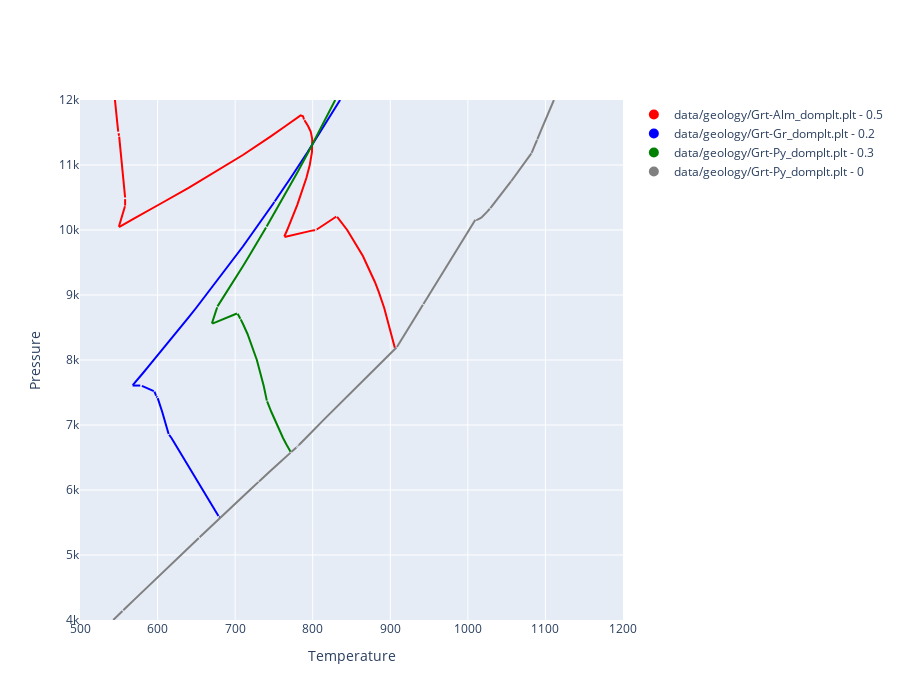

The code cell stored with this chart in its notebook:
### Code cell
config = [
    {
        'filename': "data/geology/Grt-Alm_domplt.plt",
        'value': 0.5,
        'color':'red'
    },{
        'filename': "data/geology/Grt-Gr_domplt.plt",
        'value': 0.2,
        'color':'blue'
    },{
        'filename': "data/geology/Grt-Py_domplt.plt",
        'value': 0.3,
        'color':'green'
    },{
        'filename': "data/geology/Grt-Py_domplt.plt",
        'value': 0,
        'color':'gray'
    }
]
plot(config)

### Figure 1 — Plotly figure (JSON) as saved in the notebook; plotly's stock layout.template omitted (floating-point values rounded to 4 significant figures)
{"data": [{"line": {"color": "red"}, "mode": "lines", "name": "data/geology/Grt-Alm_domplt.plt - 0.5", "showlegend": false, "type": "scatter", "x": ["905.85", "905.78", "905.58", "902.50", "901.47", "892.18", "885.00", "880.15", "864.70", "850.00", "844.46", "832.50", "831.61", "831.41"], "y": ["8187.5", "8188.3", "8200.0", "8353.9", "8400.0", "8800.0", "9050.8", "9200.0", "9600.0", "9900.8", "10000.0", "10186.7", "10200.0", "10202.3"]}, {"line": {"color": "red"}, "mode": "lines", "name": "data/geology/Grt-Alm_domplt.plt - 0.5", "showlegend": false, "type": "scatter", "x": ["558.17", "558.17", "558.17", "558.17"], "y": ["10375.0", "10400.0", "10450.0", "10475.0"]}, {"line": {"color": "red"}, "mode": "lines", "name": "data/geology/Grt-Alm_domplt.plt - 0.5", "showlegend": false, "type": "scatter", "x": ["550.31", "551.06", "552.50", "570.00", "603.15", "640.00", "710.00", "715.95", "745.00", "765.03", "771.25", "776.79", "780.00", "782.80", "784.38", "787.45", "788.75", "788.82"], "y": ["10044.5", "10050.0", "10060.2", "10178.9", "10400.0", "10649.2", "11153.9", "11200.0", "11433.6", "11600.0", "11652.3", "11700.0", "11727.3", "11750.0", "11763.3", "11750.0", "11700.8", "11700.0"]}, {"line": {"color": "red"}, "mode": "lines", "name": "data/geology/Grt-Alm_domplt.plt - 0.5", "showlegend": false, "type": "scatter", "x": ["763.39", "767.08", "780.00", "780.48", "786.49", "791.83", "796.20", "797.50", "799.07", "799.35", "797.50", "794.01", "793.12", "791.28", "790.94", "789.91", "789.84", "789.37"], "y": ["9900.0", "10000.0", "10383.6", "10400.0", "10600.0", "10800.0", "11000.0", "11078.9", "11200.0", "11400.0", "11510.2", "11600.0", "11616.4", "11650.0", "11655.5", "11675.0", "11675.8", "11687.5"]}, {"line": {"color": "red"}, "mode": "lines", "name": "data/geology/Grt-Alm_domplt.plt - 0.5", "showlegend": false, "type": "scatter", "x": ["558.17", "557.35", "555.71", "552.43", "550.79", "550.65", "550.52"], "y": ["10500.0", "10600.0", "10800.0", "11200.0", "11400.0", "11425.0", "11437.5"]}, {"line": {"color": "red"}, "mode": "lines", "name": "data/geology/Grt-Alm_domplt.plt - 0.5", "showlegend": false, "type": "scatter", "x": ["549.29", "549.22", "549.15", "549.01", "548.47", "545.05"], "y": ["11512.5", "11522.7", "11525.0", "11550.0", "11600.0", "12000.0"]}, {"line": {"color": "red"}, "mode": "lines", "name": "data/geology/Grt-Alm_domplt.plt - 0.5", "showlegend": false, "type": "scatter", "x": ["763.59", "764.69", "765.99", "771.25", "780.00", "797.50", "801.88", "802.97"], "y": ["9891.4", "9894.5", "9900.0", "9918.0", "9946.1", "9986.7", "9994.5", "9996.1"]}, {"line": {"color": "red"}, "mode": "lines", "name": "data/geology/Grt-Alm_domplt.plt - 0.5", "showlegend": false, "type": "scatter", "x": ["804.06", "804.27"], "y": ["9997.7", "10000.0"]}, {"line": {"color": "red"}, "mode": "lines", "name": "data/geology/Grt-Alm_domplt.plt - 0.5", "showlegend": false, "type": "scatter", "x": ["805.16", "805.91", "806.25", "815.00", "829.56", "830.31"], "y": ["10007.0", "10012.5", "10014.8", "10085.2", "10200.0", "10205.5"]}, {"line": {"color": "red"}, "mode": "lines", "name": "data/geology/Grt-Alm_domplt.plt - 0.5", "showlegend": false, "type": "scatter", "x": ["550.11", "551.34", "552.50", "553.80", "556.26", "556.88", "557.63", "557.90", "557.97"], "y": ["10050.0", "10100.0", "10149.2", "10200.0", "10300.0", "10322.7", "10350.0", "10362.5", "10364.8"]}, {"line": {"color": "red"}, "mode": "lines", "name": "data/geology/Grt-Alm_domplt.plt - 0.5", "showlegend": false, "type": "scatter", "x": ["549.42"], "y": ["11500.0"]}, {"line": {"color": "red"}, "mode": "lines", "name": "data/geology/Grt-Alm_domplt.plt - 0.5", "showlegend": false, "type": "scatter", "x": ["550.38", "550.31", "549.97", "549.70"], "y": ["11450.0", "11453.9", "11475.0", "11487.5"]}, {"line": {"color": "red"}, "mode": "lines", "name": "data/geology/Grt-Alm_domplt.plt - 0.5", "showlegend": false, "type": "scatter", "x": ["906.12"], "y": ["8175.0"]}, {"line": {"color": "red"}, "mode": "lines", "name": "data/geology/Grt-Alm_domplt.plt - 0.5", "showlegend": false, "type": "scatter", "x": ["558.17"], "y": ["10487.5"]}, {"marker": {"color": "red", "size": 10}, "mode": "markers", "name": "data/geology/Grt-Alm_domplt.plt - 0.5", "showlegend": true, "type": "scatter", "x": [null], "y": [null]}, {"line": {"color": "blue"}, "mode": "lines", "name": "data/geology/Grt-Gr_domplt.plt - 0.2", "showlegend": false, "type": "scatter", "x": ["678.49", "640.00", "638.70", "617.92", "614.91", "614.84"], "y": ["5600.0", "6372.7", "6400.0", "6800.0", "6850.0", "6850.8"]}, {"line": {"color": "blue"}, "mode": "lines", "name": "data/geology/Grt-Gr_domplt.plt - 0.2", "showlegend": false, "type": "scatter", "x": ["614.23", "613.96", "613.75", "613.41", "611.08", "606.03", "605.00", "600.56", "600.15"], "y": ["6862.5", "6875.0", "6883.6", "6900.0", "7000.0", "7200.0", "7238.3", "7400.0", "7412.5"]}, {"line": {"color": "blue"}, "mode": "lines", "name": "data/geology/Grt-Gr_domplt.plt - 0.2", "showlegend": false, "type": "scatter", "x": ["568.02", "568.91", "568.97", "570.00", "570.75", "574.17", "578.75", "581.28", "587.50", "595.22", "640.00", "649.64", "701.04", "710.00", "748.76", "749.38", "750.13", "750.47"], "y": ["7612.5", "7624.2", "7625.0", "7639.8", "7650.0", "7700.0", "7764.8", "7800.0", "7889.8", "8000.0", "8655.5", "8800.0", "9600.0", "9746.1", "10400.0", "10411.7", "10425.0", "10430.5"]}, {"line": {"color": "blue"}, "mode": "lines", "name": "data/geology/Grt-Gr_domplt.plt - 0.2", "showlegend": false, "type": "scatter", "x": ["750.95", "751.56", "751.63", "753.75", "754.50", "760.24", "762.50", "771.46", "780.00", "793.47", "835.30"], "y": ["10437.5", "10449.2", "10450.0", "10486.7", "10500.0", "10600.0", "10641.4", "10800.0", "10953.9", "11200.0", "12000.0"]}, {"line": {"color": "blue"}, "mode": "lines", "name": "data/geology/Grt-Gr_domplt.plt - 0.2", "showlegend": false, "type": "scatter", "x": ["567.81", "568.91", "570.00", "574.38", "576.56", "577.66"], "y": ["7607.0", "7607.0", "7607.0", "7607.0", "7607.0", "7607.0"]}, {"line": {"color": "blue"}, "mode": "lines", "name": "data/geology/Grt-Gr_domplt.plt - 0.2", "showlegend": false, "type": "scatter", "x": ["595.16", "594.40", "594.06", "591.88", "589.76", "587.50", "580.05", "579.84"], "y": ["7521.1", "7525.0", "7527.3", "7538.3", "7550.0", "7561.7", "7600.0", "7600.8"]}, {"line": {"color": "blue"}, "mode": "lines", "name": "data/geology/Grt-Gr_domplt.plt - 0.2", "showlegend": false, "type": "scatter", "x": ["598.10", "596.46", "596.25", "596.04"], "y": ["7450.0", "7500.0", "7508.6", "7512.5"]}, {"line": {"color": "blue"}, "mode": "lines", "name": "data/geology/Grt-Gr_domplt.plt - 0.2", "showlegend": false, "type": "scatter", "x": ["578.75"], "y": ["7607.0"]}, {"line": {"color": "blue"}, "mode": "lines", "name": "data/geology/Grt-Gr_domplt.plt - 0.2", "showlegend": false, "type": "scatter", "x": ["679.31", "679.38", "680.47"], "y": ["5587.5", "5586.7", "5580.5"]}, {"line": {"color": "blue"}, "mode": "lines", "name": "data/geology/Grt-Gr_domplt.plt - 0.2", "showlegend": false, "type": "scatter", "x": ["599.60", "599.53", "598.64", "598.44"], "y": ["7425.0", "7425.8", "7437.5", "7439.8"]}, {"line": {"color": "blue"}, "mode": "lines", "name": "data/geology/Grt-Gr_domplt.plt - 0.2", "showlegend": false, "type": "scatter", "x": ["567.81"], "y": ["7608.6"]}, {"marker": {"color": "blue", "size": 10}, "mode": "markers", "name": "data/geology/Grt-Gr_domplt.plt - 0.2", "showlegend": true, "type": "scatter", "x": [null], "y": [null]}, {"line": {"color": "green"}, "mode": "lines", "name": "data/geology/Grt-Py_domplt.plt - 0.3", "showlegend": false, "type": "scatter", "x": ["771.59", "771.25", "770.91", "766.12", "762.50", "761.75", "746.71", "745.00", "743.29", "741.65", "741.24"], "y": ["6587.5", "6593.0", "6600.0", "6700.0", "6782.0", "6800.0", "7200.0", "7249.2", "7300.0", "7350.0", "7362.5"]}, {"line": {"color": "green"}, "mode": "lines", "name": "data/geology/Grt-Py_domplt.plt - 0.3", "showlegend": false, "type": "scatter", "x": ["740.83", "740.62", "740.42", "736.87", "727.98", "715.95", "710.00", "708.15", "707.81", "707.20"], "y": ["7375.0", "7391.4", "7400.0", "7600.0", "8000.0", "8400.0", "8557.0", "8600.0", "8608.6", "8625.0"]}, {"line": {"color": "green"}, "mode": "lines", "name": "data/geology/Grt-Py_domplt.plt - 0.3", "showlegend": false, "type": "scatter", "x": ["670.01", "670.42", "670.62", "670.97", "675.00", "676.57", "676.85"], "y": ["8562.5", "8575.0", "8585.2", "8600.0", "8744.5", "8800.0", "8812.5"]}, {"line": {"color": "green"}, "mode": "lines", "name": "data/geology/Grt-Py_domplt.plt - 0.3", "showlegend": false, "type": "scatter", "x": ["677.26", "678.62", "679.38", "681.36", "683.75", "686.69", "692.50", "697.35", "710.00", "718.00", "737.96", "738.44", "739.19", "739.53", "739.87"], "y": ["8825.0", "8850.0", "8863.3", "8900.0", "8944.5", "9000.0", "9108.6", "9200.0", "9443.0", "9600.0", "10000.0", "10008.6", "10025.0", "10030.5", "10037.5"]}, {"line": {"color": "green"}, "mode": "lines", "name": "data/geology/Grt-Py_domplt.plt - 0.3", "showlegend": false, "type": "scatter", "x": ["740.62", "742.88", "745.00", "757.51", "780.00", "794.42", "829.01"], "y": ["10052.3", "10100.0", "10141.4", "10400.0", "10880.5", "11200.0", "12000.0"]}, {"line": {"color": "green"}, "mode": "lines", "name": "data/geology/Grt-Py_domplt.plt - 0.3", "showlegend": false, "type": "scatter", "x": ["670.62", "675.00", "679.31", "692.50", "699.54", "701.25", "701.87", "702.34"], "y": ["8560.2", "8580.5", "8600.0", "8663.3", "8700.0", "8708.6", "8712.5", "8714.8"]}, {"line": {"color": "green"}, "mode": "lines", "name": "data/geology/Grt-Py_domplt.plt - 0.3", "showlegend": false, "type": "scatter", "x": ["706.72", "706.65", "706.10", "705.62", "703.78", "703.44", "703.23"], "y": ["8635.2", "8637.5", "8650.0", "8660.2", "8700.0", "8707.0", "8712.5"]}, {"line": {"color": "green"}, "mode": "lines", "name": "data/geology/Grt-Py_domplt.plt - 0.3", "showlegend": false, "type": "scatter", "x": ["740.42"], "y": ["10050.0"]}, {"line": {"color": "green"}, "mode": "lines", "name": "data/geology/Grt-Py_domplt.plt - 0.3", "showlegend": false, "type": "scatter", "x": ["677.19"], "y": ["8822.7"]}, {"marker": {"color": "green", "size": 10}, "mode": "markers", "name": "data/geology/Grt-Py_domplt.plt - 0.3", "showlegend": true, "type": "scatter", "x": [null], "y": [null]}, {"line": {"color": "gray"}, "mode": "lines", "name": "data/geology/Grt-Py_domplt.plt - 0", "showlegend": false, "type": "scatter", "x": ["542.86", "543.75", "551.47", "552.50", "553.66", "554.69", "554.76"], "y": ["4000.0", "4010.2", "4100.0", "4111.7", "4125.0", "4136.7", "4137.5"]}, {"line": {"color": "gray"}, "mode": "lines", "name": "data/geology/Grt-Py_domplt.plt - 0", "showlegend": false, "type": "scatter", "x": ["555.78", "555.85", "556.88", "560.09", "570.00", "612.45", "640.00", "647.59", "648.75", "652.10", "653.12", "653.19"], "y": ["4149.2", "4150.0", "4163.3", "4200.0", "4313.3", "4800.0", "5113.3", "5200.0", "5211.7", "5250.0", "5261.7", "5262.5"]}, {"line": {"color": "gray"}, "mode": "lines", "name": "data/geology/Grt-Py_domplt.plt - 0", "showlegend": false, "type": "scatter", "x": ["654.22", "654.29", "655.31", "656.47", "657.50", "665.36", "675.00", "683.13", "710.00", "718.96", "727.50", "727.98", "729.69", "730.17"], "y": ["5274.2", "5275.0", "5286.7", "5300.0", "5311.7", "5400.0", "5508.6", "5600.0", "5900.8", "6000.0", "6094.5", "6100.0", "6119.5", "6125.0"]}, {"line": {"color": "gray"}, "mode": "lines", "name": "data/geology/Grt-Py_domplt.plt - 0", "showlegend": false, "type": "scatter", "x": ["730.78", "731.26", "731.88", "732.49", "736.25", "737.00", "745.00", "755.32", "762.50", "764.62", "771.25", "771.46"], "y": ["6132.0", "6137.5", "6143.0", "6150.0", "6191.4", "6200.0", "6286.7", "6400.0", "6477.3", "6500.0", "6572.7", "6575.0"]}, {"line": {"color": "gray"}, "mode": "lines", "name": "data/geology/Grt-Py_domplt.plt - 0", "showlegend": false, "type": "scatter", "x": ["782.19", "782.94", "788.75", "791.14", "815.00", "824.23", "850.00", "891.63", "902.50", "904.35", "906.88", "907.63", "907.97"], "y": ["6691.4", "6700.0", "6771.1", "6800.0", "7089.8", "7200.0", "7508.6", "8000.0", "8127.3", "8150.0", "8178.9", "8187.5", "8191.4"]}, {"line": {"color": "gray"}, "mode": "lines", "name": "data/geology/Grt-Py_domplt.plt - 0", "showlegend": false, "type": "scatter", "x": ["908.58", "918.97", "920.00", "939.48", "941.88", "942.08"], "y": ["8200.0", "8400.0", "8421.1", "8800.0", "8844.5", "8850.0"]}, {"line": {"color": "gray"}, "mode": "lines", "name": "data/geology/Grt-Py_domplt.plt - 0", "showlegend": false, "type": "scatter", "x": ["942.76", "942.97", "943.45", "944.06", "944.68", "946.25", "949.87", "955.00", "960.13", "980.91", "990.00", "1001.55", "1007.50", "1009.21", "1009.69"], "y": ["8862.5", "8866.4", "8875.0", "8888.3", "8900.0", "8930.5", "9000.0", "9099.2", "9200.0", "9600.0", "9777.3", "10000.0", "10116.4", "10150.0", "10158.6"]}, {"line": {"color": "gray"}, "mode": "lines", "name": "data/geology/Grt-Py_domplt.plt - 0", "showlegend": false, "type": "scatter", "x": ["1029.03", "1029.38", "1029.85", "1033.27", "1042.50", "1046.40", "1051.25", "1052.69", "1055.62"], "y": ["10337.5", "10343.0", "10350.0", "10400.0", "10539.8", "10600.0", "10677.3", "10700.0", "10747.7"]}, {"line": {"color": "gray"}, "mode": "lines", "name": "data/geology/Grt-Py_domplt.plt - 0", "showlegend": false, "type": "scatter", "x": ["1082.22", "1082.76", "1086.18", "1086.25", "1087.96", "1088.44", "1088.78", "1089.19"], "y": ["11187.5", "11200.0", "11300.0", "11302.3", "11350.0", "11364.8", "11375.0", "11387.5"]}, {"line": {"color": "gray"}, "mode": "lines", "name": "data/geology/Grt-Py_domplt.plt - 0", "showlegend": false, "type": "scatter", "x": ["1089.53", "1089.74", "1095.00", "1096.71", "1110.93"], "y": ["11396.1", "11400.0", "11552.3", "11600.0", "12000.0"]}, {"line": {"color": "gray"}, "mode": "lines", "name": "data/geology/Grt-Py_domplt.plt - 0", "showlegend": false, "type": "scatter", "x": ["779.52", "780.00"], "y": ["6662.5", "6668.0"]}, {"line": {"color": "gray"}, "mode": "lines", "name": "data/geology/Grt-Py_domplt.plt - 0", "showlegend": false, "type": "scatter", "x": ["1055.83", "1058.84", "1060.00", "1071.14", "1077.50", "1080.17", "1081.88"], "y": ["10750.0", "10800.0", "10818.0", "11000.0", "11105.5", "11150.0", "11178.9"]}, {"line": {"color": "gray"}, "mode": "lines", "name": "data/geology/Grt-Py_domplt.plt - 0", "showlegend": false, "type": "scatter", "x": ["1010.78", "1011.88", "1016.25", "1018.23", "1025.00", "1026.30", "1027.19", "1028.08", "1028.28"], "y": ["10153.9", "10155.5", "10180.5", "10200.0", "10282.0", "10300.0", "10311.7", "10325.0", "10327.3"]}, {"line": {"color": "gray"}, "mode": "lines", "name": "data/geology/Grt-Py_domplt.plt - 0", "showlegend": false, "type": "scatter", "x": ["772.34", "772.69", "773.44", "773.78", "775.62", "778.43", "778.91"], "y": ["6583.6", "6587.5", "6596.1", "6600.0", "6619.5", "6650.0", "6655.5"]}, {"line": {"color": "gray"}, "mode": "lines", "name": "data/geology/Grt-Py_domplt.plt - 0", "showlegend": false, "type": "scatter", "x": ["780.75"], "y": ["6675.0"]}, {"line": {"color": "gray"}, "mode": "lines", "name": "data/geology/Grt-Py_domplt.plt - 0", "showlegend": false, "type": "scatter", "x": ["781.09", "781.85"], "y": ["6678.9", "6687.5"]}, {"marker": {"color": "gray", "size": 10}, "mode": "markers", "name": "data/geology/Grt-Py_domplt.plt - 0", "showlegend": true, "type": "scatter", "x": [null], "y": [null]}], "layout": {"autosize": false, "height": 700, "width": 900, "xaxis": {"range": [500, 1200], "title": {"text": "Temperature"}}, "yaxis": {"range": [4000, 12000], "title": {"text": "Pressure"}}}}
